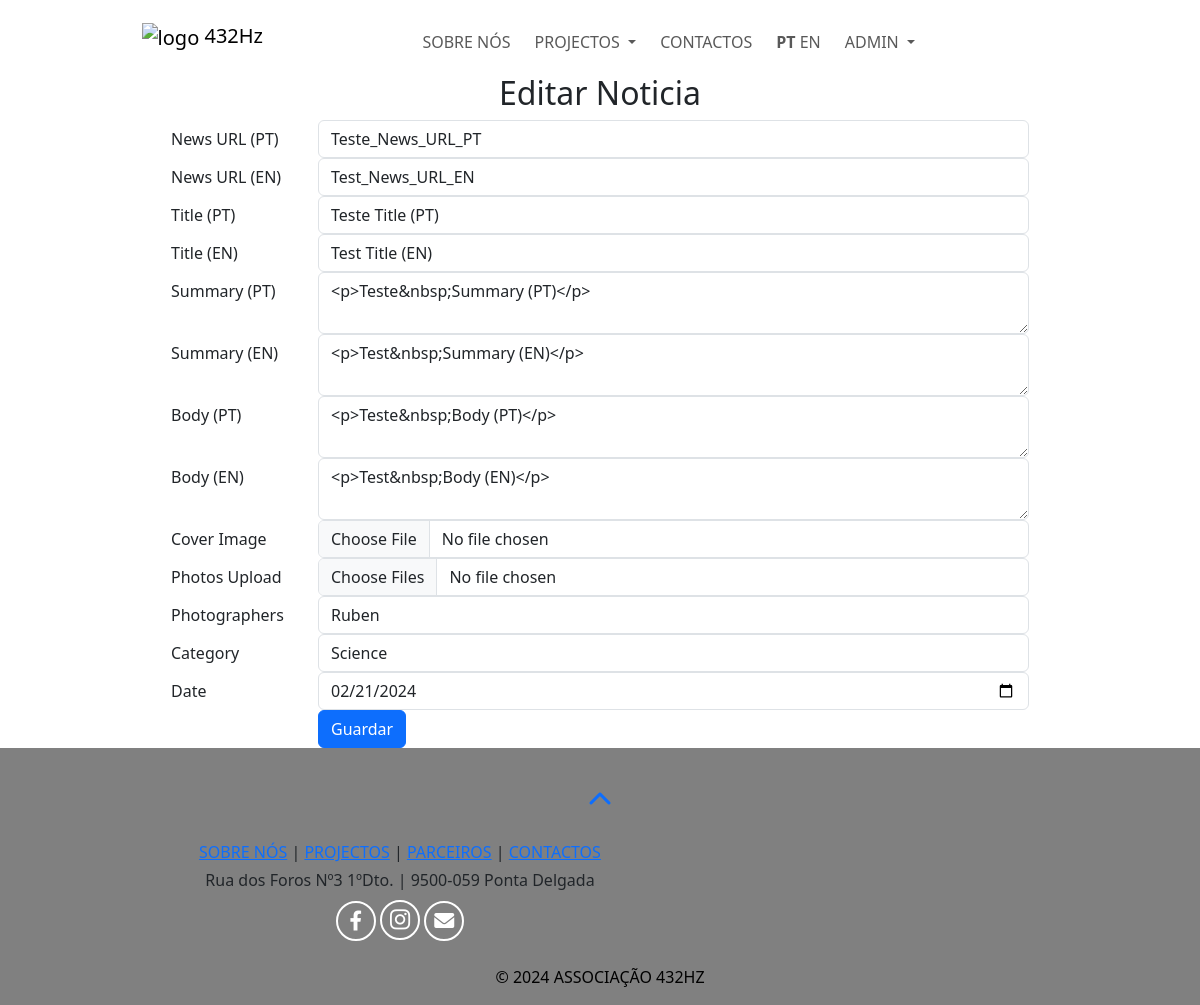
The page /edit_news/1 (signed in) on the database its author committed.
### web432/models.py (models this page shows)
class News(db.Model):
    id = db.Column(db.Integer, primary_key=True)
    news_url_en = db.Column(db.String(255), unique=True, nullable=False)
    news_url_pt = db.Column(db.String(255), unique=True, nullable=False)
    status = db.Column(db.String(20), default='draft')
    title_en = db.Column(db.String(255), unique=True, nullable=False)
    title_pt = db.Column(db.String(255), unique=True, nullable=False)
    summary_en = db.Column(db.Text, nullable=False)
    summary_pt = db.Column(db.Text, nullable=False)
    body_en = db.Column(db.Text, nullable=False)
    body_pt = db.Column(db.Text, nullable=False)
    author = db.Column(db.String(80), nullable=False)
    cover = db.Column(db.String(200), nullable=True)
    photos = db.Column(db.String(2000), nullable=True)
    photographers = db.Column(db.String(255), nullable=True)
    category = db.Column(db.String(50), nullable=False)
    date = db.Column(db.DateTime, nullable=False)
    date_created = db.Column(db.DateTime, default=datetime.utcnow, nullable=False)

### web432/views.py (the view, shortened to what this page needs)
    @app.route("/edit_news/<int:news_id>", methods=["GET", "POST"])
    @login_required
    def edit_news(news_id):
        news_post = News.query.get(news_id)
        if news_post:
            form = NewsForm(obj=news_post)
            form.date.data = datetime.utcnow().date()
            return render_template('edit_news.html', form=form, news_post=news_post)
        else:
            flash("News post not found", "error")
            return redirect(url_for("news_dashboard"))

### web432/forms.py
class NewsForm(FlaskForm):
    news_url_en = StringField('News URL (EN)', validators=[DataRequired()])
    news_url_pt = StringField('News URL (PT)', validators=[DataRequired()])
    title_pt = StringField('Title (PT)', validators=[DataRequired()])
    title_en = StringField('Title (EN)', validators=[DataRequired()])
    summary_pt = CKEditorField('Summary (PT)', validators=[DataRequired()])
    summary_en = CKEditorField('Summary (EN)', validators=[DataRequired()])
    body_pt = CKEditorField('Body (PT)', validators=[DataRequired()])
    body_en = CKEditorField('Body (EN)', validators=[DataRequired()])
    cover_image = FileField('Cover Image', validators=[DataRequired()])
    photos = MultipleFileField('Photos Upload', validators=[DataRequired()])
    photographers = StringField('Photographers', validators=[DataRequired()])
    category = SelectField('Category', choices=[('art', 'Art'), ('science', 'Science'), ('community', 'Community')], validators=[DataRequired()])
    date = StringField('Date', validators=[DataRequired()])
    submit = SubmitField('Create News Post')

### web432/__init__.py (called while the page is built)
def get_locale():
    return session.get('lang', 'pt')

### web432/templates/edit_news.html (shortened to what this page needs)
{% extends "layout.html" %}
{% block pagecss %}
    <link rel="stylesheet" href="{{ url_for('static', filename='stylesheets/dashboard.css') }}">
{% endblock %}
{% block main %}
    <div class="container" style="width: 75%;">
        <h2 class="text-center">Editar Noticia</h2>
        <form method="POST" action="{{ url_for('edit_news', news_id=news_post.id) }}" enctype="multipart/form-data">
            <div class="form-group row">
                <label class="col-sm-2 col-form-label">{{ form.news_url_pt.label }}</label>
                <div class="col-sm-10">
                    {{ form.news_url_pt(class="form-control", value=news_post.news_url_pt) }}
                </div>
            </div>
            <div class="form-group row">
                <label class="col-sm-2 col-form-label">{{ form.news_url_en.label }}</label>
                <div class="col-sm-10">
                    {{ form.news_url_en(class="form-control", value=news_post.news_url_en) }}
                </div>
            </div>
            <div class="form-group row">
                <label class="col-sm-2 col-form-label">{{ form.title_pt.label }}</label>
                <div class="col-sm-10">
                    {{ form.title_pt(class="form-control", value=news_post.title_pt) }}
                </div>
            </div>
            <div class="form-group row">
                <label class="col-sm-2 col-form-label">{{ form.title_en.label }}</label>
                <div class="col-sm-10">
                    {{ form.title_en(class="form-control", value=news_post.title_en) }}
                </div>
            </div>
            <div class="form-group row">
                <label class="col-sm-2 col-form-label">{{ form.summary_pt.label }}</label>
                <div class="col-sm-10">
                    {{ form.summary_pt(class="form-control", value=news_post.summary_pt) }}
                </div>
            </div>
            <div class="form-group row">
                <label class="col-sm-2 col-form-label">{{ form.summary_en.label }}</label>
                <div class="col-sm-10">
                    {{ form.summary_en(class="form-control", value=news_post.summary_en) }}
                </div>
            </div>
            <div class="form-group row">
                <label class="col-sm-2 col-form-label">{{ form.body_pt.label }}</label>
                <div class="col-sm-10">
                    {{ form.body_pt(class="form-control", value=news_post.body_pt) }}
                </div>
            </div>
            <div class="form-group row">
                <label class="col-sm-2 col-form-label">{{ form.body_en.label }}</label>
                <div class="col-sm-10">
                    {{ form.body_en(class="form-control", value=news_post.body_en) }}
                </div>
            </div>
            <div class="form-group row">
                <label class="col-sm-2 col-form-label">{{ form.cover_image.label }}</label>
                <div class="col-sm-10">
                    <input type="file" class="form-control" id="cover_image" name="cover_image">
                </div>
            </div>
            <div class="form-group row">
                <label class="col-sm-2 col-form-label">{{ form.photos.label }}</label>
                <div class="col-sm-10">
                    <input type="file" class="form-control" id="photos" name="photos" multiple="multiple">
                </div>
            </div>
            <div class="form-group row">
                <label class="col-sm-2 col-form-label">{{ form.photographers.label }}</label>
                <div class="col-sm-10">
                    <input type="text" class="form-control" id="photographers" name="photographers" placeholder="Ex: André Mendes, Sara Lopes" value="{{ news_post.photographers }}">
                </div>
            </div>
            <div class="form-group row">
				<label class="col-sm-2 col-form-label">{{ form.category.label }}</label>
				<div class="col-sm-10">
					{{ form.category(class="form-control", value=news_post.category) }}
				</div>
			</div>
            <div class="form-group row">
				<label class="col-sm-2 col-form-label">{{ form.date.label }}</label>
				<div class="col-sm-10">
					{{ form.date(type="date", value=form.date.data, class="form-control") }}
				</div>
			</div>
            <div class="form-group row">
                <div class="col-sm-10 offset-sm-2">
                    <button type="submit" class="btn btn-primary">Guardar</button>
                </div>
            </div>
        </form>
    </div>
{% endblock %}

### web432/static/stylesheets/global.css (style rules this page uses)
* { padding: 0; margin: 0; box-sizing: border-box; }

### rows shown on the page
News: news_url_pt "Teste_News_URL_PT", news_url_en "Test_News_URL_EN", title_pt "Teste Title (PT)", title_en "Test Title (EN)", summary_pt "<p>Teste&nbsp;Summary (PT)</p>", summary_en "<p>Test&nbsp;Summary (EN)</p>", body_pt "<p>Teste&nbsp;Body (PT)</p>", body_en "<p>Test&nbsp;Body (EN)</p>", photographers "Ruben", category "Science", date "02/21/2024"
